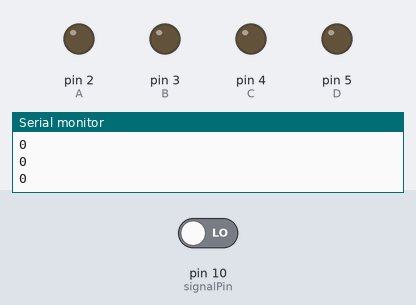
A sketch run on a simulated Arduino Uno, built with avr-gcc and run on an emulated ATmega328P. Shown: output pins drawn as LEDs (lit = HIGH), the last lines printed to the serial monitor. The inputs (shaded band) are chosen by the test bench; at power-on: pin 10 (signalPin) LOW.

Above: at 1.2 s.
1.3 s: pin 10 (signalPin) driven HIGH
At 2.21 s:
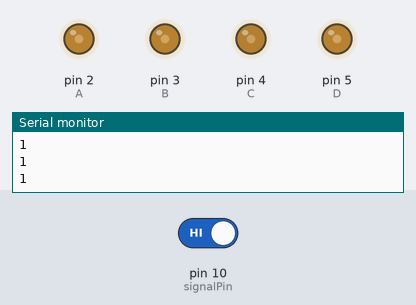
4.3 s: pin 10 (signalPin) driven LOW
At 5.5 s:
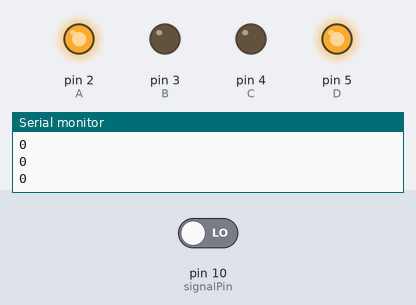
5.8 s: pin 10 (signalPin) driven HIGH
Timing chart, 0 to 14.8 s (numbered marks = the images above; inputs shaded):
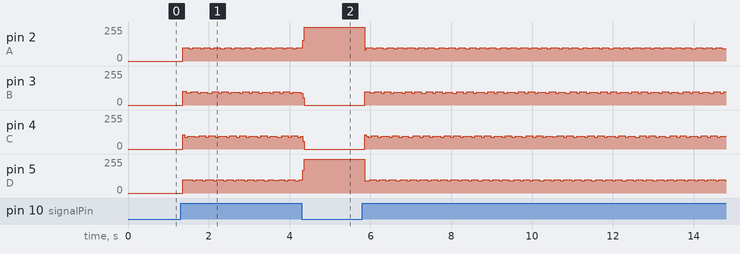

The sketch:

stepper_test.ino
```cpp
#define A 2
#define B 3
#define C 4
#define D 5
#define NUMBER_OF_STEPS_PER_REV 512
#define signalPin 10
int signalPin_state = 0;

void setup() {
  pinMode(A,OUTPUT);
  pinMode(B,OUTPUT);
  pinMode(C,OUTPUT);
  pinMode(D,OUTPUT);
  pinMode(signalPin_state,INPUT);
  Serial.begin(9600);
}


void write(int a,int b,int c,int d){
  digitalWrite(A,a);
  digitalWrite(B,b);
  digitalWrite(C,c);
  digitalWrite(D,d);
}

void onestep(){
  write(1,0,0,0);
  delay(1);
  write(1,1,0,0);
  delay(1);
  write(0,1,0,0);
  delay(1);
  write(0,1,1,0);
  delay(1);
  write(0,0,1,0);
  delay(1);
  write(0,0,1,1);
  delay(1);
  write(0,0,0,1);
  delay(1);
  write(1,0,0,1);
  delay(1);
}
void loop() {
  signalPin_state = digitalRead(signalPin);

  Serial.println(signalPin_state);

  if(signalPin_state==HIGH){
    onestep();
  }


}
```
